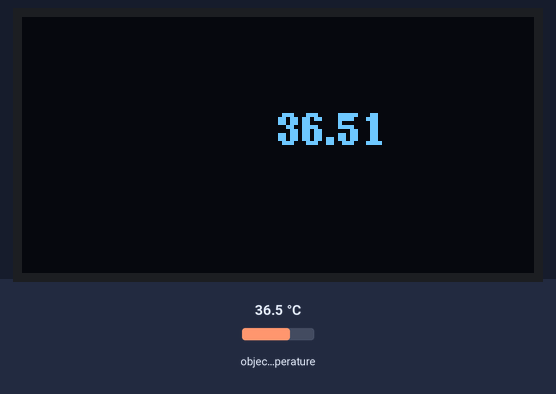
Bench run of a sketch on a simulated Arduino Uno, built with avr-gcc and run on an emulated ATmega328P. Shown: 128×64 one-colour display. The inputs (shaded band) are chosen by the test bench; at power-on: object temperature 36.5 °C. What the sketch prints to the serial monitor is not drawn.

Above: at 1.2 s.
1.3 s: object temperature set to 20 °C
At 3.3 s:
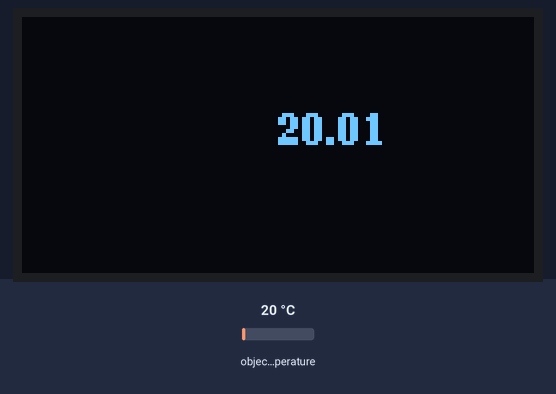
3.6 s: object temperature set to 26 °C
5.7 s: object temperature set to 32 °C
At 6.7 s:
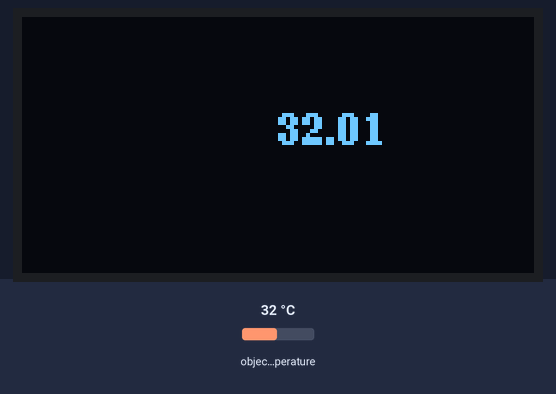
Timing chart, 0 to 8.7 s (numbered marks = the images above; inputs shaded):
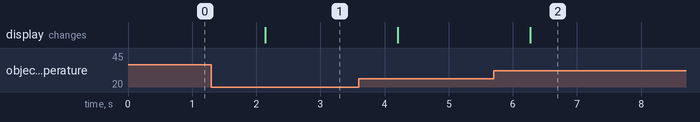

The sketch:

projekt-profFy.ino
```cpp
#include <Wire.h>
#include <Adafruit_MLX90614.h>
#include <U8g2lib.h>

#define SDA_2 32
#define SCL_2 33

U8G2_SH1106_128X64_NONAME_F_SW_I2C u8g2(U8G2_R0, /* clock=*/ 33, /* data=*/ 32, /* reset=*/ U8X8_PIN_NONE);
Adafruit_MLX90614 mlx = Adafruit_MLX90614(0x5A);

double temp;
void setup() {

  u8g2.begin();
  Serial.begin(9600);
  mlx.begin();
  Serial.println(mlx.readObjectTempC());

}

void loop() {
  u8g2.clearBuffer();
  temp = mlx.readObjectTempC();
  Serial.println(temp);
      // clear the internal memory
  u8g2.setFont(u8g2_font_ncenB08_tr); // choose a suitable font
  u8g2.drawStr(128/2,64/2, String(temp).c_str());  // write something to the internal memory
  u8g2.sendBuffer();

  delay(1000);
}
```

Measured:
- after the input at 1.3 s, the display: changes after 0.84 s (image 1)
- after the input at 5.7 s, the display: changes after 0.58 s (image 2)
